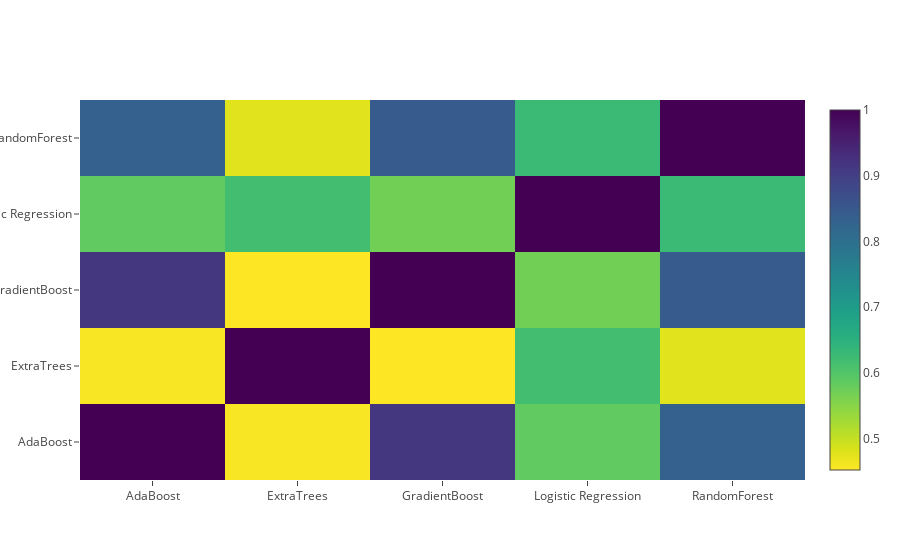

Notebook code for this chart:
### Markdown cell above
### Correlation Heatmap of the Second Level Training set

### Code cell
data = [
    go.Heatmap(
        z= base_predictions_train.astype(float).corr().values ,
        x=base_predictions_train.columns.values,
        y= base_predictions_train.columns.values,
          colorscale='Viridis',
            showscale=True,
            reversescale = True
    )
]
py.iplot(data, filename='labelled-heatmap')

### Figure 1 — Plotly figure (JSON) as saved in the notebook; plotly's stock layout.template omitted (floating-point values rounded to 4 significant figures)
{"data": [{"colorscale": "Viridis", "reversescale": true, "showscale": true, "type": "heatmap", "uid": "993cff6a-59f1-4de1-8b32-8fe50d5e5998", "x": ["AdaBoost", "ExtraTrees", "GradientBoost", "Logistic Regression", "RandomForest"], "y": ["AdaBoost", "ExtraTrees", "GradientBoost", "Logistic Regression", "RandomForest"], "z": [[1, 0.4559, 0.915, 0.5847, 0.8322], [0.4559, 1, 0.4519, 0.6176, 0.4767], [0.915, 0.4519, 1, 0.5696, 0.8449], [0.5847, 0.6176, 0.5696, 1, 0.6275], [0.8322, 0.4767, 0.8449, 0.6275, 1]]}], "layout": {}}
